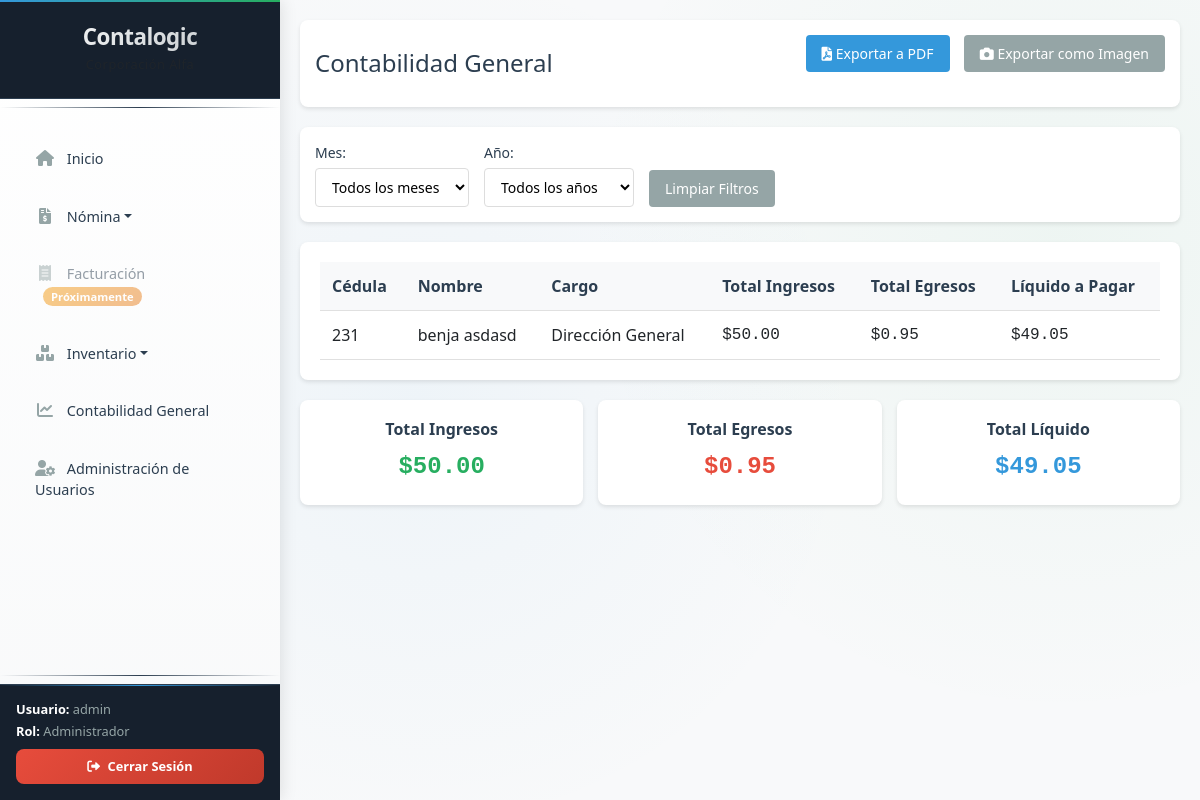
The page /contabilidad (signed in) on the database as committed earlier.
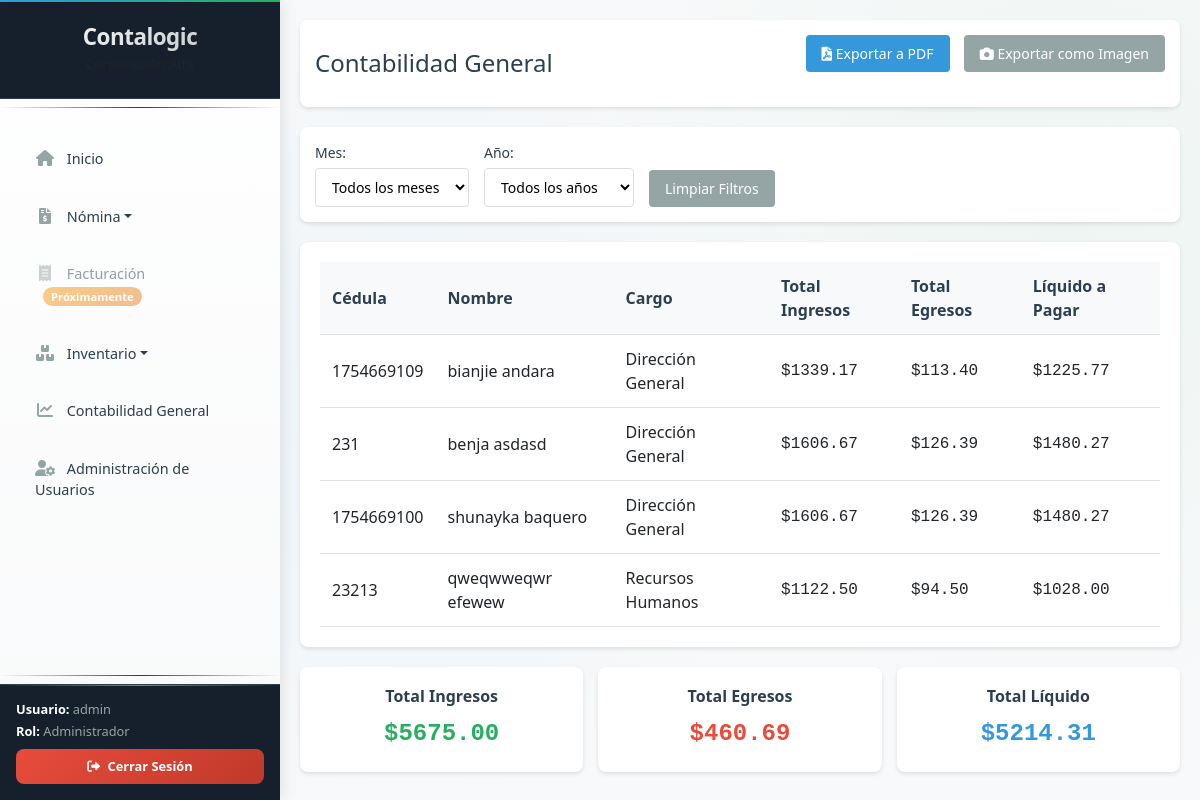
The same page on the database as committed later.
### tables this page shows
CREATE TABLE empleados (
        id INTEGER PRIMARY KEY AUTOINCREMENT,
        nombres TEXT NOT NULL,
        apellidos TEXT NOT NULL,
        cedula TEXT UNIQUE NOT NULL,
        correo TEXT NOT NULL,
        cargo TEXT NOT NULL,
        salario REAL NOT NULL,
        fecha_ingreso DATE NOT NULL,
        activo BOOLEAN DEFAULT 1
    );

### app.py (the view)
@app.route('/contabilidad')
@login_required
def contabilidad():
    mes = request.args.get('mes', '')
    ano = request.args.get('ano', '')
    query = """
    SELECT e.cedula,
           e.nombres || ' ' || e.apellidos as nombre,
           e.cargo,
           SUM(r.total_ingresos) as total_ingresos,
           SUM(r.total_egresos) as total_egresos,
           SUM(r.liquido_pagar) as liquido_pagar
    FROM empleados e
    JOIN rol_pagos r ON e.id = r.empleado_id
    WHERE e.activo = 1
    """
    params = []
    if mes:
        query += " AND r.mes = ?"
        params.append(int(mes))
    if ano:
        query += " AND r.año = ?"
        params.append(int(ano))
    query += " GROUP BY e.id ORDER BY e.apellidos, e.nombres"
    conn = get_db_connection()
    cursor = conn.cursor()
    cursor.execute(query, params)
    contabilidad_data = cursor.fetchall()
    total_ingresos = sum(item['total_ingresos'] or 0 for item in contabilidad_data)
    total_egresos = sum(item['total_egresos'] or 0 for item in contabilidad_data)
    total_liquido = sum(item['liquido_pagar'] or 0 for item in contabilidad_data)
    totales = {
        'total_ingresos': total_ingresos,
        'total_egresos': total_egresos,
        'total_liquido': total_liquido
    }
    conn.close()
    return render_template('contabilidad.html',
                         contabilidad_data=contabilidad_data,
                         totales=totales,
                         mes=mes,
                         ano=ano)

### app.py (called while the page is built)
def login_required(f):
    @wraps(f)
    def decorated_function(*args, **kwargs):
        if 'logged_in' not in session:
            return redirect(url_for('login'))
        return f(*args, **kwargs)
    return decorated_function

### database.py (called while the page is built)
def get_db_connection():
    conn = sqlite3.connect('contalogic.db')
    conn.row_factory = sqlite3.Row
    return conn

### templates/contabilidad.html (shortened to what this page needs)
{% extends "base.html" %}
{% block css_files %}
<link rel="stylesheet" href="{{ url_for('static', filename='css/contabilidad.css') }}">
{% endblock %}
{% block content %}
<div class="page-content">
    <div class="page-header">
        <h2>Contabilidad General</h2>
        <div class="export-actions" style="margin-bottom: 20px;">
            <button onclick="exportToPDF()" class="btn btn-primary">
                <i class="fas fa-file-pdf"></i> Exportar a PDF
            </button>
            <button onclick="exportToPDFAsImage()" class="btn btn-secondary" style="margin-left: 10px;">
                <i class="fas fa-camera"></i> Exportar como Imagen
            </button>
        </div>
    </div>
    <div class="filters-container">
        <div class="filter-group">
            <label for="mes">Mes:</label>
            <select id="mes" onchange="applyFilters()">
                <option value="">Todos los meses</option>
            </select>
        </div>
        <div class="filter-group">
            <label for="ano">Año:</label>
            <select id="ano" onchange="applyFilters()">
                <option value="">Todos los años</option>
            </select>
        </div>
        <button class="btn btn-secondary" onclick="clearFilters()">Limpiar Filtros</button>
    </div>
    <div class="table-container">
        <table class="data-table" id="contabilidadTable">
            <thead>
                <tr>
                    <th>Cédula</th>
                    <th>Nombre</th>
                    <th>Cargo</th>
                    <th>Total Ingresos</th>
                    <th>Total Egresos</th>
                    <th>Líquido a Pagar</th>
                </tr>
            </thead>
            <tbody>
                {% for item in contabilidad_data %}
                <tr>
                    <td>{{ item.cedula }}</td>
                    <td>{{ item.nombre }}</td>
                    <td>{{ item.cargo }}</td>
                    <td class="currency">${{ "%.2f"|format(item.total_ingresos or 0) }}</td>
                    <td class="currency">${{ "%.2f"|format(item.total_egresos or 0) }}</td>
                    <td class="currency">${{ "%.2f"|format(item.liquido_pagar or 0) }}</td>
                </tr>
                {% endfor %}
            </tbody>
        </table>
    </div>
    <div class="totals-container">
        <div class="total-card">
            <h3>Total Ingresos</h3>
            <p class="total-amount">${{ "%.2f"|format(totales.total_ingresos) }}</p>
        </div>
        <div class="total-card">
            <h3>Total Egresos</h3>
            <p class="total-amount">${{ "%.2f"|format(totales.total_egresos) }}</p>
        </div>
        <div class="total-card">
            <h3>Total Líquido</h3>
            <p class="total-amount">${{ "%.2f"|format(totales.total_liquido) }}</p>
        </div>
    </div>
</div>
{% endblock %}

### templates/base.html (shortened to what this page needs)
<!DOCTYPE html>
<html lang="es">
<head>
    <link href="https://cdn.jsdelivr.net/npm/bootstrap@5.3.0/dist/css/bootstrap.min.css" rel="stylesheet">
    <link href="https://cdnjs.cloudflare.com/ajax/libs/font-awesome/6.0.0/css/all.min.css" rel="stylesheet">
    <link rel="stylesheet" href="{{ url_for('static', filename='css/sidebar.css') }}">
    {% block css_files %}{% endblock %}
</head>
<body>
    <div class="container-fluid">
        <div class="row">
            <div class="col-md-3 col-lg-2 sidebar-bg px-0">
                <div class="sidebar d-flex flex-column">
                    <div class="logo-frame text-center py-4">
                        <h1 class="h4 mb-1 text-white">Contalogic</h1>
                        <p class="text-muted mb-0 small">Corporación Alfa</p>
                    </div>
                    <div class="separator"></div>
                    <nav class="menu flex-grow-1">
                        <ul class="nav flex-column">
                            <li class="nav-item">
                                <a href="{{ url_for('home') }}" class="nav-link menu-link">
                                    <i class="fas fa-home me-2"></i>
                                    Inicio
                                </a>
                            </li>
                            <li class="nav-item dropdown">
                                <a class="nav-link menu-link dropdown-toggle" href="#" role="button"
                                   data-bs-toggle="dropdown" aria-expanded="false">
                                    <i class="fas fa-file-invoice-dollar me-2"></i>
                                    Nómina
                                </a>
                            </li>
                            <li class="nav-item">
                                <a href="#" class="nav-link menu-link disabled">
                                    <i class="fas fa-receipt me-2"></i>
                                    Facturación
                                    <span class="badge bg-secondary ms-2">Próximamente</span>
                                </a>
                            </li>
                            <li class="nav-item dropdown">
                                <a class="nav-link menu-link dropdown-toggle" href="#" role="button"
                                   data-bs-toggle="dropdown" aria-expanded="false">
                                    <i class="fas fa-boxes me-2"></i>
                                    Inventario
                                </a>
                            </li>
                            <li class="nav-item">
                                <a href="{{ url_for('contabilidad') }}" class="nav-link menu-link">
                                    <i class="fas fa-chart-line me-2"></i>
                                    Contabilidad General
                                </a>
                            </li>
                            {% if session.user_role == 'Administrador' %}
                            <li class="nav-item">
                                <a href="{{ url_for('usuarios') }}" class="nav-link menu-link">
                                    <i class="fas fa-user-cog me-2"></i>
                                    Administración de Usuarios
                                </a>
                            </li>
                            {% endif %}
                        </ul>
                    </nav>
                    <div class="separator"></div>
                    <div class="user-info p-3">
                        <p class="mb-1 small">
                            <strong class="text-white">Usuario:</strong>
                            <span class="text-muted">{{ session.username }}</span>
                        </p>
                        <p class="mb-2 small">
                            <strong class="text-white">Rol:</strong>
                            <span class="text-muted">{{ session.user_role }}</span>
                        </p>
                        <a href="{{ url_for('logout') }}" class="btn btn-danger btn-sm w-100">
                            <i class="fas fa-sign-out-alt me-1"></i>
                            Cerrar Sesión
                        </a>
                    </div>
                </div>
            </div>
            <div class="col-md-9 col-lg-10 main-content">
                {% block content %}{% endblock %}
            </div>
        </div>
    </div>
</body>
</html>

### static/css/contabilidad.css (style rules this page uses)
.page-header { display: flex; justify-content: space-between; align-items: center; margin-bottom: 20px; padding: 15px; background: white; border-radius: 8px; box-shadow: 0 2px 4px rgba(0, 0, 0, 0.1); }
.page-header h2 { margin: 0; color: #2c3e50; font-size: 24px; }
.filters-container { display: flex; gap: 15px; align-items: end; margin-bottom: 20px; padding: 15px; background: white; border-radius: 8px; box-shadow: 0 2px 4px rgba(0, 0, 0, 0.1); flex-wrap: wrap; }
.filter-group { display: flex; flex-direction: column; min-width: 150px; }
.filter-group label { margin-bottom: 5px; font-weight: 500; color: #2c3e50; font-size: 14px; }
.filter-group select { padding: 8px 12px; border: 1px solid #ddd; border-radius: 4px; font-size: 14px; background-color: white; }
.table-container { background: white; border-radius: 8px; padding: 20px; box-shadow: 0 2px 4px rgba(0, 0, 0, 0.1); overflow-x: auto; margin-bottom: 20px; }
.data-table { width: 100%; border-collapse: collapse; }
.data-table th, .data-table td { padding: 12px; text-align: left; border-bottom: 1px solid #e0e0e0; }
.data-table th { background-color: #f8f9fa; font-weight: 600; color: #2c3e50; position: sticky; top: 0; cursor: pointer; }
.currency { text-align: right; font-family: 'Courier New', monospace; font-weight: 500; }
.totals-container { display: grid; grid-template-columns: repeat(auto-fit, minmax(250px, 1fr)); gap: 15px; margin-top: 20px; }
.total-card { background: white; padding: 20px; border-radius: 8px; box-shadow: 0 2px 4px rgba(0, 0, 0, 0.1); text-align: center; }
.total-card h3 { margin: 0 0 10px 0; color: #2c3e50; font-size: 16px; font-weight: 600; }
.total-amount { margin: 0; font-size: 24px; font-weight: bold; color: #27ae60; font-family: 'Courier New', monospace; }
.total-card:nth-child(2) .total-amount { color: #e74c3c; }
.total-card:nth-child(3) .total-amount { color: #3498db; }
.btn { padding: 8px 16px; border: none; border-radius: 4px; cursor: pointer; font-size: 14px; font-weight: 500; transition: all 0.3s ease; text-decoration: none; display: inline-block; text-align: center; }
.btn-primary { background-color: #3498db; color: white; }
.btn-secondary { background-color: #95a5a6; color: white; }

Rows that differ between the two databases and show on the page:
added empleados: cedula "1754669109", nombre "bianjie andara", cargo "Dirección General", total_ingresos "1339.17", total_egresos "113.40", liquido_pagar "1225.77"
computed for empleados (number 2 of 4 on the later page): total_ingresos "50.00" → "1606.67"; total_egresos "0.95" → "126.39"; liquido_pagar "49.05" → "1480.27"
added empleados: cedula "1754669100", nombre "shunayka baquero", cargo "Dirección General", total_ingresos "1606.67", total_egresos "126.39", liquido_pagar "1480.27"
added empleados: cedula "23213", nombre "qweqwweqwr efewew", cargo "Recursos Humanos", total_ingresos "1122.50", total_egresos "94.50", liquido_pagar "1028.00"
Other text that changed with them:
{{ "%.2f"|format(totales.total_ingresos) }}: "50.00" → "5675.00"
{{ "%.2f"|format(totales.total_egresos) }}: "0.95" → "460.69"
{{ "%.2f"|format(totales.total_liquido) }}: "49.05" → "5214.31"
